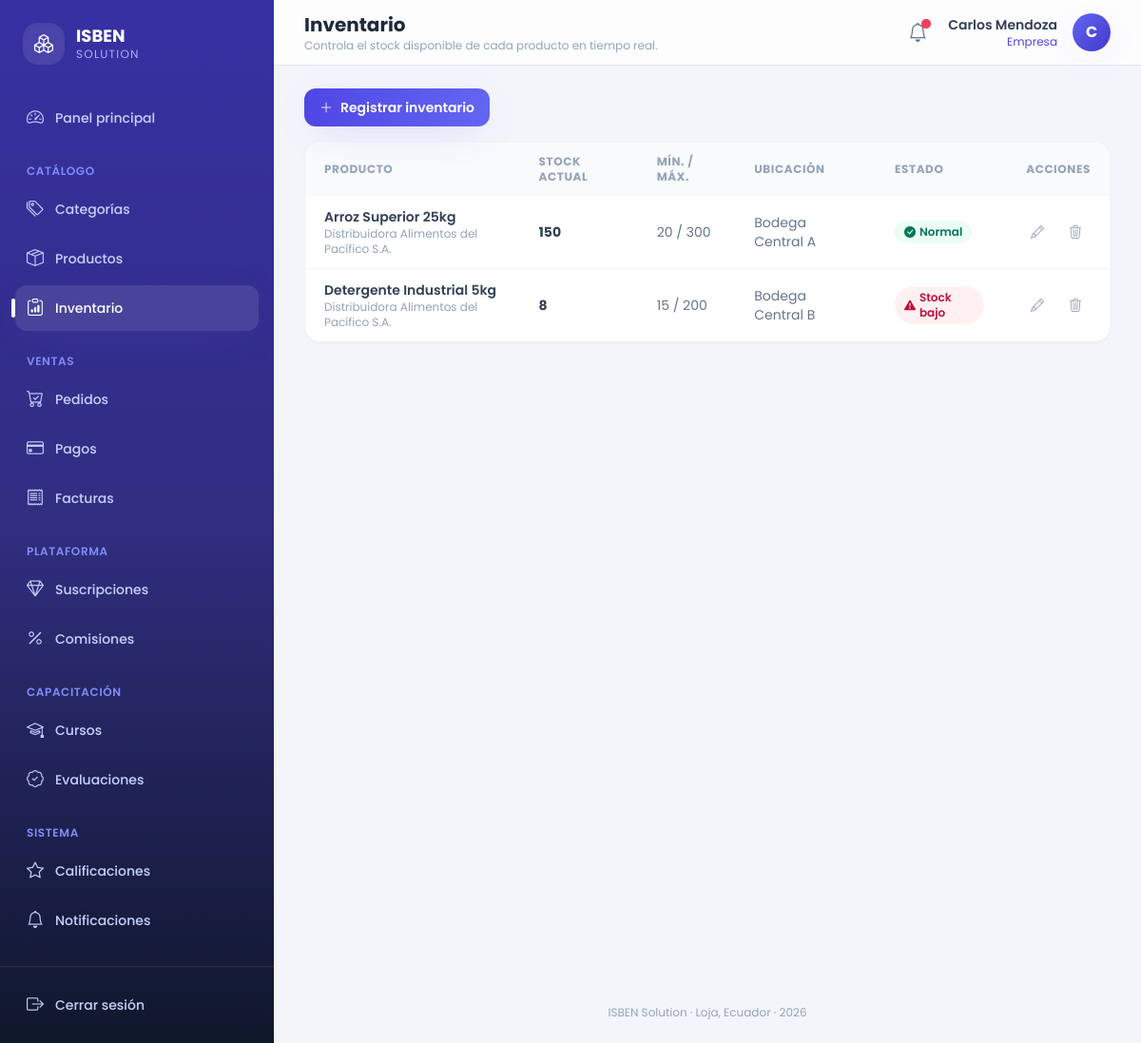
The page /inventario/ (signed in) on the database its author committed.
### core/models.py (models this page shows, shortened)
class Notificacion(models.Model):
    destinatario  = models.ForeignKey(Usuario, on_delete=models.CASCADE,
                                      related_name='notificaciones')
    tipo          = models.CharField(max_length=20, choices=TIPO_NOTIFICACION)
    titulo        = models.CharField(max_length=200)
    mensaje       = models.TextField()
    leida         = models.BooleanField(default=False)
    fecha_envio   = models.DateTimeField(auto_now_add=True)
    fecha_lectura = models.DateTimeField(null=True, blank=True)
    class Meta:
        ordering = ['-fecha_envio']
        verbose_name = 'Notificación'
        verbose_name_plural = 'Notificaciones'

class Usuario(AbstractUser):
    email    = models.EmailField(unique=True)
    telefono = models.CharField(max_length=20, blank=True)
    rol      = models.CharField(max_length=20, choices=ROL_USUARIO)
    fecha_actualizacion = models.DateTimeField(auto_now=True)
    REQUIRED_FIELDS = ['email', 'rol']
    class Meta:
        verbose_name = 'Usuario'
        verbose_name_plural = 'Usuarios'

class Inventario(models.Model):
    producto     = models.OneToOneField(Producto, on_delete=models.CASCADE,
                                        related_name='inventario')
    stock_actual = models.IntegerField(default=0)
    stock_minimo = models.IntegerField(default=0)
    stock_maximo = models.IntegerField(default=0)
    ubicacion    = models.CharField(max_length=200, blank=True)
    fecha_actualizacion = models.DateTimeField(auto_now=True)
    class Meta:
        verbose_name = 'Inventario'
        verbose_name_plural = 'Inventarios'
    def stock_bajo(self):
        return self.stock_actual <= self.stock_minimo
    def get_estado_stock(self):
        if self.stock_actual == 0:
            return "Sin stock"
        elif self.stock_actual <= self.stock_minimo:
            return "Stock bajo"
        elif self.stock_actual >= self.stock_maximo:
            return "Stock lleno"
        return "Normal"

class Producto(models.Model):
    nombre        = models.CharField(max_length=200)
    descripcion   = models.TextField(blank=True)
    precio_base   = models.DecimalField(max_digits=12, decimal_places=2)
    precio_venta  = models.DecimalField(max_digits=12, decimal_places=2)
    unidad_medida = models.CharField(max_length=50)
    activo        = models.BooleanField(default=True)
    empresa       = models.ForeignKey(Empresa, on_delete=models.CASCADE,
                                      related_name='productos')
    categoria     = models.ForeignKey(CategoriaProducto, on_delete=models.SET_NULL,
                                      null=True, blank=True, related_name='productos')
    fecha_creacion      = models.DateTimeField(auto_now_add=True)
    fecha_actualizacion = models.DateTimeField(auto_now=True)
    class Meta:
        verbose_name = 'Producto'
        verbose_name_plural = 'Productos'

class Empresa(models.Model):
    usuario             = models.OneToOneField(Usuario, on_delete=models.CASCADE,
                                               related_name='empresa')
    ruc                 = models.CharField(max_length=13, unique=True)
    razon_social        = models.CharField(max_length=200)
    representante_legal = models.CharField(max_length=200)
    direccion           = models.TextField()
    logo_url            = models.URLField(blank=True)
    estado              = models.CharField(max_length=20, choices=ESTADO_APROBACION,
                                           default='pendiente')
    fecha_verificacion  = models.DateTimeField(null=True, blank=True)
    class Meta:
        verbose_name = 'Empresa'
        verbose_name_plural = 'Empresas'

### core/views.py (the view)
# urls.py: path('inventario/', views.lista_inventario, name='lista_inventario'),
@rol_requerido('administrador', 'empresa')
def lista_inventario(request):
    inventarios = Inventario.objects.select_related('producto', 'producto__empresa').order_by('producto__nombre')
    if request.user.rol == 'empresa':
        inventarios = inventarios.filter(producto__empresa=request.user.empresa)
    q = request.GET.get('q', '').strip()
    if q:
        inventarios = inventarios.filter(producto__nombre__icontains=q)
    return render(request, 'core/inventario/lista.html', {'inventarios': _paginar(request, inventarios)})

### core/context_processors.py (called while the page is built)
def notificaciones(request):
    if request.user.is_authenticated:
        return {
            'notificaciones_no_leidas_global': request.user.notificaciones.filter(leida=False).count(),
        }
    return {}

### core/views.py (called while the page is built)
def _paginar(request, queryset, por_pagina=10):
    return Paginator(queryset, por_pagina).get_page(request.GET.get('page'))

### core/templates/core/inventario/lista.html (shortened to what this page needs)
{% extends 'core/master.html' %}
{% block header_title %}Inventario{% endblock %}
{% block header_subtitle %}Controla el stock disponible de cada producto en tiempo real.{% endblock %}
{% block content %}
<div class="mb-4">
  <a href="{% url 'crear_inventario' %}" class="inline-flex items-center gap-2 rounded-xl bg-gradient-to-r from-brand-600 to-brand-500 px-4 py-2.5 text-sm font-semibold text-white shadow-soft transition active:scale-[0.98] hover:from-brand-700 hover:to-brand-600">
    <i class="bi bi-plus-lg"></i> Registrar inventario
  </a>
</div>
<div class="overflow-hidden rounded-2xl border border-slate-100 bg-white shadow-sm">
  <div class="overflow-x-auto">
    <table class="w-full text-left text-sm">
      <thead class="bg-slate-50 text-xs uppercase tracking-wider text-slate-400">
        <tr>
          <th class="px-5 py-3">Producto</th>
          <th class="px-5 py-3">Stock actual</th>
          <th class="px-5 py-3">Mín. / Máx.</th>
          <th class="px-5 py-3">Ubicación</th>
          <th class="px-5 py-3">Estado</th>
          <th class="px-5 py-3 text-right">Acciones</th>
        </tr>
      </thead>
      <tbody class="divide-y divide-slate-100">
        {% for inventario in inventarios %}
        <tr class="transition hover:bg-brand-50/40">
          <td class="px-5 py-3">
            <p class="font-semibold text-slate-700">{{ inventario.producto.nombre }}</p>
            <p class="text-xs text-slate-400">{{ inventario.producto.empresa.razon_social }}</p>
          </td>
          <td class="px-5 py-3 font-bold text-slate-700">{{ inventario.stock_actual }}</td>
          <td class="px-5 py-3 text-slate-500">{{ inventario.stock_minimo }} / {{ inventario.stock_maximo }}</td>
          <td class="px-5 py-3 text-slate-500">{{ inventario.ubicacion|default:"—" }}</td>
          <td class="px-5 py-3">
            {% if inventario.stock_bajo %}
            <span class="inline-flex items-center gap-1 rounded-full bg-rose-50 px-2.5 py-1 text-xs font-semibold text-rose-700"><i class="bi bi-exclamation-triangle-fill"></i> {{ inventario.get_estado_stock }}</span>
            {% else %}
            <span class="inline-flex items-center gap-1 rounded-full bg-emerald-50 px-2.5 py-1 text-xs font-semibold text-emerald-700"><i class="bi bi-check-circle-fill"></i> {{ inventario.get_estado_stock }}</span>
            {% endif %}
          </td>
          <td class="px-5 py-3">
            <div class="flex justify-end gap-2">
              <a href="{% url 'editar_inventario' inventario.pk %}" class="grid h-8 w-8 place-items-center rounded-lg text-slate-400 hover:bg-slate-100 hover:text-amber-600"><i class="bi bi-pencil"></i></a>
              <a href="{% url 'eliminar_inventario' inventario.pk %}" class="grid h-8 w-8 place-items-center rounded-lg text-slate-400 hover:bg-rose-50 hover:text-rose-600"><i class="bi bi-trash3"></i></a>
            </div>
          </td>
        </tr>
        {% empty %}
        <tr><td colspan="6" class="px-5 py-10 text-center text-slate-400"><i class="bi bi-inbox mb-2 block text-3xl"></i> No hay registros de inventario.</td></tr>
        {% endfor %}
      </tbody>
    </table>
  </div>
</div>
{% endblock %}

### core/templates/core/master.html (shortened to what this page needs)
{% load static %}
<!DOCTYPE html>
<html lang="es">
<head>
<script src="https://cdn.tailwindcss.com"></script>
<link rel="stylesheet" href="https://cdn.jsdelivr.net/npm/bootstrap-icons@1.11.3/font/bootstrap-icons.min.css">
<link rel="stylesheet" href="{% static 'core/css/estilos.css' %}">
</head>
<body class="font-sans text-slate-700 antialiased" x-data="{ sidebarOpen: false }">
{% if user.is_authenticated %}
<div class="flex min-h-screen">
  <aside
    class="fixed inset-y-0 left-0 z-40 w-72 transform bg-gradient-to-b from-brand-800 via-brand-900 to-slate-900 text-indigo-100 transition-transform duration-300 lg:static lg:translate-x-0"
    :class="sidebarOpen ? 'translate-x-0' : '-translate-x-full'">
    <div class="flex h-full flex-col">
      <div class="flex items-center gap-3 px-6 py-6">
        <div class="flex h-11 w-11 items-center justify-center rounded-2xl bg-white/10 text-xl font-bold text-white shadow-inner">
          <i class="bi bi-boxes"></i>
        </div>
        <div>
          <p class="text-lg font-bold leading-tight text-white">ISBEN</p>
          <p class="text-xs uppercase tracking-widest text-indigo-300">Solution</p>
        </div>
      </div>
      <nav class="mt-2 flex-1 space-y-6 overflow-y-auto px-4 pb-6">
        <div>
          <a href="{% url 'inicio' %}"
             class="group relative flex items-center gap-3 rounded-xl px-3 py-2.5 text-sm font-medium transition {% if request.resolver_match.url_name == 'inicio' %}bg-white/10 text-white shadow-soft{% else %}text-indigo-200 hover:translate-x-0.5 hover:bg-white/5 hover:text-white{% endif %}">
            <i class="bi bi-speedometer2 text-lg"></i> Panel principal
          </a>
        </div>
        <div>
          <p class="px-3 pb-2 text-xs font-semibold uppercase tracking-wider text-indigo-400">Catálogo</p>
          <div class="space-y-1">
            {% include 'core/partials/_nav_link.html' with url_name='lista_categorias' icon='bi-tags' label='Categorías' %}
            {% include 'core/partials/_nav_link.html' with url_name='lista_productos' icon='bi-box-seam' label='Productos' %}
            {% if user.rol in 'empresa,administrador' %}
              {% include 'core/partials/_nav_link.html' with url_name='lista_inventario' icon='bi-clipboard-data' label='Inventario' %}
            {% endif %}
          </div>
        </div>
        <div>
          <p class="px-3 pb-2 text-xs font-semibold uppercase tracking-wider text-indigo-400">Ventas</p>
          <div class="space-y-1">
            {% include 'core/partials/_nav_link.html' with url_name='lista_pedidos' icon='bi-cart-check' label='Pedidos' %}
            {% include 'core/partials/_nav_link.html' with url_name='lista_pagos' icon='bi-credit-card' label='Pagos' %}
            {% include 'core/partials/_nav_link.html' with url_name='lista_facturas' icon='bi-receipt' label='Facturas' %}
          </div>
        </div>
        {% if user.rol == 'administrador' or user.rol == 'empresa' %}
        <div>
          <p class="px-3 pb-2 text-xs font-semibold uppercase tracking-wider text-indigo-400">Plataforma</p>
          <div class="space-y-1">
            {% include 'core/partials/_nav_link.html' with url_name='lista_suscripciones' icon='bi-gem' label='Suscripciones' %}
            {% include 'core/partials/_nav_link.html' with url_name='lista_comisiones' icon='bi-percent' label='Comisiones' %}
          </div>
        </div>
        {% endif %}
        <div>
          <p class="px-3 pb-2 text-xs font-semibold uppercase tracking-wider text-indigo-400">Capacitación</p>
          <div class="space-y-1">
            {% include 'core/partials/_nav_link.html' with url_name='lista_cursos' icon='bi-mortarboard' label='Cursos' %}
            {% include 'core/partials/_nav_link.html' with url_name='lista_evaluaciones' icon='bi-patch-check' label='Evaluaciones' %}
          </div>
        </div>
        <div>
          <p class="px-3 pb-2 text-xs font-semibold uppercase tracking-wider text-indigo-400">Sistema</p>
          <div class="space-y-1">
            {% include 'core/partials/_nav_link.html' with url_name='lista_calificaciones' icon='bi-star' label='Calificaciones' %}
            {% include 'core/partials/_nav_link.html' with url_name='lista_notificaciones' icon='bi-bell' label='Notificaciones' %}
          </div>
        </div>
      </nav>
      <div class="border-t border-white/10 p-4">
        <form action="{% url 'logout' %}" method="post">
          <button type="submit" class="flex w-full items-center gap-3 rounded-xl px-3 py-2.5 text-sm font-medium text-indigo-200 transition hover:bg-white/5 hover:text-white">
            <i class="bi bi-box-arrow-right text-lg"></i> Cerrar sesión
          </button>
        </form>
      </div>
    </div>
  </aside>
  <div class="flex min-h-screen flex-1 flex-col lg:pl-0">
    <header class="sticky top-0 z-20 flex items-center justify-between gap-4 border-b border-slate-200 bg-white/80 px-4 py-3 backdrop-blur lg:px-8">
      <div class="flex items-center gap-3">
        <div>
          <h1 class="text-lg font-bold text-slate-800 lg:text-xl">{% block header_title %}{% endblock %}</h1>
          <p class="hidden text-xs text-slate-400 sm:block">{% block header_subtitle %}Gestiona tu operación mayorista desde un solo lugar.{% endblock %}</p>
        </div>
      </div>
      <div class="flex items-center gap-3">
        <a href="{% url 'lista_notificaciones' %}" class="relative grid h-10 w-10 place-items-center rounded-xl text-slate-500 transition hover:bg-slate-100 hover:text-brand-600" title="Notificaciones">
          <i class="bi bi-bell text-xl"></i>
          {% if notificaciones_no_leidas_global %}
          <span class="absolute right-1.5 top-1.5 flex h-2.5 w-2.5">
            <span class="relative inline-flex h-2.5 w-2.5 rounded-full bg-rose-500"></span>
          </span>
          {% endif %}
        </a>
        <div class="flex items-center gap-4" x-data="{ open: false }">
          <div class="hidden text-right sm:block">
            <p class="text-sm font-semibold text-slate-700">{{ user.get_full_name|default:user.username }}</p>
            <p class="text-xs capitalize text-brand-600">{{ user.get_rol_display }}</p>
          </div>
          <button @click="open = !open" class="grid h-10 w-10 place-items-center rounded-full bg-gradient-to-br from-brand-500 to-brand-700 font-bold text-white shadow-soft transition hover:shadow-lg">
            {{ user.first_name|slice:":1"|upper|default:user.username|slice:":1"|upper }}
          </button>
        </div>
      </div>
    </header>
    <main class="pagina-contenido flex-1 px-4 py-6 lg:px-8">
      {% block content %}{% endblock %}
    </main>
    <footer class="px-4 py-6 text-center text-xs text-slate-400 lg:px-8">
      ISBEN Solution &middot; Loja, Ecuador &middot; {% now "Y" %}
    </footer>
  </div>
</div>
{% else %}
  {% block auth_content %}{% endblock %}
{% endif %}
</body>
</html>

### core/templates/core/partials/_nav_link.html
{% url url_name as nav_url %}
<a href="{{ nav_url }}"
   class="group relative flex items-center gap-3 rounded-xl px-3 py-2.5 text-sm font-medium transition {% if request.resolver_match.url_name == url_name %}bg-white/10 text-white shadow-soft{% else %}text-indigo-200 hover:translate-x-0.5 hover:bg-white/5 hover:text-white{% endif %}">
  {% if request.resolver_match.url_name == url_name %}
  <span class="absolute -left-1 top-1/2 h-5 w-1 -translate-y-1/2 rounded-full bg-white"></span>
  {% endif %}
  <i class="bi {{ icon }} text-lg"></i> {{ label }}
</a>

### core/templates/core/master.html (style rules this page uses)
body { background: #f4f5fb; }
main.pagina-contenido { animation: fadeInUp 0.35s ease-out; }
a, button { -webkit-tap-highlight-color: transparent; }

### rows shown on the page
Notificacion: tipo "Inventario"
Usuario: get_full_name "Carlos Mendoza", rol "Empresa", first_name "C"
Inventario: producto.nombre "Arroz Superior 25kg", producto.empresa.razon_social "Distribuidora Alimentos del Pacífico S.A.", stock_actual "150", stock_minimo "20", stock_maximo "300", ubicacion "Bodega Central A", get_estado_stock "Normal"
Inventario: producto.nombre "Detergente Industrial 5kg", producto.empresa.razon_social "Distribuidora Alimentos del Pacífico S.A.", stock_actual "8", stock_minimo "15", stock_maximo "200", ubicacion "Bodega Central B", get_estado_stock "Stock bajo"

### other values the page prints
{{ label }} "Categorías Productos Pedidos Pagos Facturas Suscripciones Comisiones Cursos Evaluaciones Calificaciones Notificaciones"
